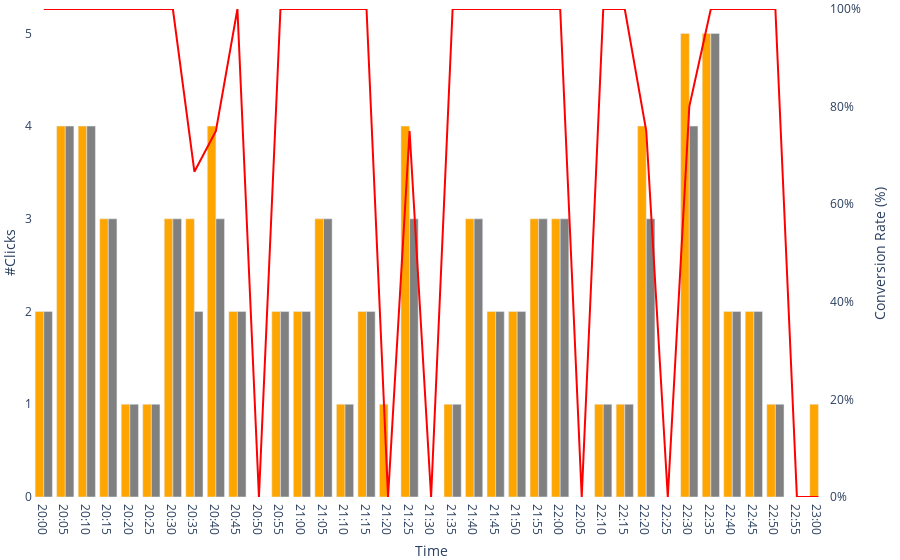

Source (notebook cell):
### Code cell
graph_var_performance(project_id=[388099], co_id=[1], ps_id=[1], click_color='orange', conversion_color='grey', cr_color='red', show_legend=False)

### Figure 1 — Plotly figure (JSON) as saved in the notebook; plotly's stock layout.template omitted (floating-point values rounded to 4 significant figures)
{"data": [{"marker": {"color": "orange"}, "name": "#Clicks", "type": "bar", "x": ["20:00", "20:05", "20:10", "20:15", "20:20", "20:25", "20:30", "20:35", "20:40", "20:45", "20:50", "20:55", "21:00", "21:05", "21:10", "21:15", "21:20", "21:25", "21:30", "21:35", "21:40", "21:45", "21:50", "21:55", "22:00", "22:05", "22:10", "22:15", "22:20", "22:25", "22:30", "22:35", "22:40", "22:45", "22:50", "22:55", "23:00"], "xaxis": "x", "y": [2, 4, 4, 3, 1, 1, 3, 3, 4, 2, 0, 2, 2, 3, 1, 2, 1, 4, 0, 1, 3, 2, 2, 3, 3, 0, 1, 1, 4, 0, 5, 5, 2, 2, 1, 0, 1], "yaxis": "y"}, {"marker": {"color": "grey"}, "name": "#Conversions", "type": "bar", "x": ["20:00", "20:05", "20:10", "20:15", "20:20", "20:25", "20:30", "20:35", "20:40", "20:45", "20:50", "20:55", "21:00", "21:05", "21:10", "21:15", "21:20", "21:25", "21:30", "21:35", "21:40", "21:45", "21:50", "21:55", "22:00", "22:05", "22:10", "22:15", "22:20", "22:25", "22:30", "22:35", "22:40", "22:45", "22:50", "22:55", "23:00"], "xaxis": "x", "y": [2, 4, 4, 3, 1, 1, 3, 2, 3, 2, 0, 2, 2, 3, 1, 2, 0, 3, 0, 1, 3, 2, 2, 3, 3, 0, 1, 1, 3, 0, 4, 5, 2, 2, 1, 0, 0], "yaxis": "y"}, {"marker": {"color": "red"}, "name": "Conversion Rate", "type": "scatter", "x": ["20:00", "20:05", "20:10", "20:15", "20:20", "20:25", "20:30", "20:35", "20:40", "20:45", "20:50", "20:55", "21:00", "21:05", "21:10", "21:15", "21:20", "21:25", "21:30", "21:35", "21:40", "21:45", "21:50", "21:55", "22:00", "22:05", "22:10", "22:15", "22:20", "22:25", "22:30", "22:35", "22:40", "22:45", "22:50", "22:55", "23:00"], "xaxis": "x", "y": [1, 1, 1, 1, 1, 1, 1, 0.6667, 0.75, 1, 0, 1, 1, 1, 1, 1, 0, 0.75, 0, 1, 1, 1, 1, 1, 1, 0, 1, 1, 0.75, 0, 0.8, 1, 1, 1, 1, 0, 0], "yaxis": "y2"}], "layout": {"autosize": true, "hovermode": "x", "margin": {"b": 0, "l": 20, "r": 20, "t": 0}, "plot_bgcolor": "white", "showlegend": false, "xaxis": {"anchor": "y", "autorange": true, "domain": [0, 0.94], "range": [-0.5, 36.5], "tickformat": "%H:%i", "title": {"text": "Time"}, "type": "category"}, "yaxis": {"anchor": "x", "autorange": true, "domain": [0, 1], "range": [0, 5.263], "rangemode": "tozero", "title": {"text": "#Clicks"}, "type": "linear"}, "yaxis2": {"anchor": "x", "overlaying": "y", "range": [0, 1], "rangemode": "tozero", "side": "right", "tickformat": ".0%", "title": {"text": "Conversion Rate (%)"}, "type": "linear"}}}
